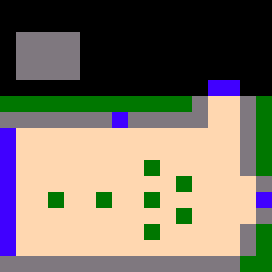

Below is a game level as drawn by its tile map, then a one-line description and the .tmx that defines it (tile-layer data replaced by summaries):
An orthogonal 17x17 tile map with 16x16 px tiles, 2 tile layers (background, collision).

<map version="1.0" orientation="orthogonal" width="17" height="17" tilewidth="16" tileheight="16">
 <tileset firstgid="1" name="background_tileset" tilewidth="16" tileheight="16">
  <image source="background_tileset.png" width="80" height="32" />
 </tileset>
 <layer name="background" width="17" height="17">
  <data>[289 cells, 289 non-empty, 4 distinct tile ids]</data>
 </layer>
 <layer name="collision" width="17" height="17">
  <data>[289 cells, 49 non-empty, 2 distinct tile ids]</data>
 </layer>
</map>
